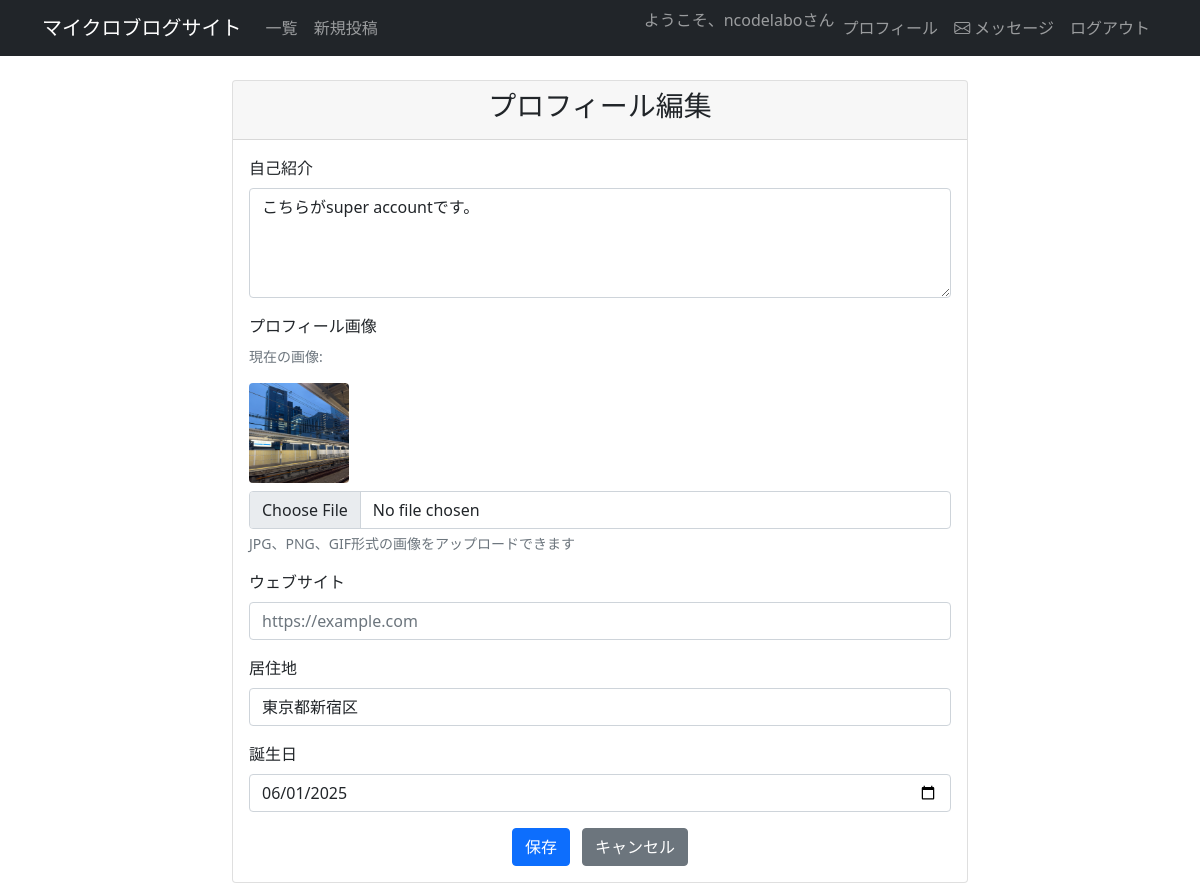
Screenshot of /profile/edit/ (signed in) with the database file from the repository.
### reviewpost/models.py (models this page shows, shortened)
class UserProfile(models.Model):
    user = models.OneToOneField(User, on_delete=models.CASCADE)
    bio = models.TextField(max_length=500, blank=True, null=True)
    avatar = models.ImageField(upload_to='avatars/', blank=True, null=True)
    website = models.URLField(blank=True, null=True)
    location = models.CharField(max_length=100, blank=True, null=True)
    birth_date = models.DateField(blank=True, null=True)
    created_at = models.DateTimeField(auto_now_add=True)
    updated_at = models.DateTimeField(auto_now=True)

### reviewpost/views.py (the view, shortened to what this page needs)
# urls.py: path('profile/edit/', ProfileUpdateView.as_view(), name='profile_edit'),
class ProfileUpdateView(LoginRequiredMixin, UpdateView):
    model = UserProfile
    template_name = 'profile_edit.html'
    fields = ['bio', 'avatar', 'website', 'location', 'birth_date']
    success_url = reverse_lazy('profile')
    def get_object(self):
        profile, created = UserProfile.objects.get_or_create(user=self.request.user)
        return profile

### templates/profile_edit.html (shortened to what this page needs)
{% extends 'base.html' %}
{% block content %}
<div class="container mt-4">
    <div class="row justify-content-center">
        <div class="col-md-8">
            <div class="card">
                <div class="card-header">
                    <h3 class="text-center">プロフィール編集</h3>
                </div>
                <div class="card-body">
                    <form method="post" enctype="multipart/form-data">
                        <div class="mb-3">
                            <label for="{{ form.bio.id_for_label }}" class="form-label">自己紹介</label>
                            <textarea name="{{ form.bio.name }}" id="{{ form.bio.id_for_label }}" class="form-control" rows="4" placeholder="自己紹介を入力してください">{{ form.bio.value|default:'' }}</textarea>
                        </div>
                        <div class="mb-3">
                            <label for="{{ form.avatar.id_for_label }}" class="form-label">プロフィール画像</label>
                            {% if user.userprofile.avatar %}
                                <div class="mb-2">
                                    <p class="text-muted small">現在の画像:</p>
                                    <img src="{{ user.userprofile.avatar.url }}" class="rounded" style="width: 100px; height: 100px; object-fit: cover;">
                                </div>
                            {% endif %}
                            <input type="file" name="{{ form.avatar.name }}" id="{{ form.avatar.id_for_label }}" class="form-control" accept="image/*">
                            <div class="form-text">JPG、PNG、GIF形式の画像をアップロードできます</div>
                        </div>
                        <div class="mb-3">
                            <label for="{{ form.website.id_for_label }}" class="form-label">ウェブサイト</label>
                            <input type="url" name="{{ form.website.name }}" id="{{ form.website.id_for_label }}" class="form-control" placeholder="https://example.com" value="{{ form.website.value|default:'' }}">
                        </div>
                        <div class="mb-3">
                            <label for="{{ form.location.id_for_label }}" class="form-label">居住地</label>
                            <input type="text" name="{{ form.location.name }}" id="{{ form.location.id_for_label }}" class="form-control" placeholder="例: 東京都渋谷区" value="{{ form.location.value|default:'' }}">
                        </div>
                        <div class="mb-3">
                            <label for="{{ form.birth_date.id_for_label }}" class="form-label">誕生日</label>
                            <input type="date" name="{{ form.birth_date.name }}" id="{{ form.birth_date.id_for_label }}" class="form-control" value="{{ form.birth_date.value|date:'Y-m-d'|default:'' }}">
                        </div>
                        <div class="text-center">
                            <button type="submit" class="btn btn-primary me-2">保存</button>
                            <a href="{% url 'profile' user.username %}" class="btn btn-secondary">キャンセル</a>
                        </div>
                    </form>
                </div>
            </div>
        </div>
    </div>
</div>
{% endblock content %}

### templates/base.html (shortened to what this page needs)
<!DOCTYPE html>
<html lang="ja">
<head>
    <link href="https://cdn.jsdelivr.net/npm/bootstrap@5.0.2/dist/css/bootstrap.min.css" rel="stylesheet">
    <link rel="stylesheet" href="https://cdn.jsdelivr.net/npm/bootstrap-icons@1.7.2/font/bootstrap-icons.css">
</head>
<body>
    <nav class="navbar navbar-expand-lg navbar-dark bg-dark">
        <div class="container">
            <a class="navbar-brand" href="{% url 'list' %}">マイクロブログサイト</a>
            <div class="collapse navbar-collapse" id="navbarNav">
                <ul class="navbar-nav me-auto">
                    <li class="nav-item">
                        <a class="nav-link" href="{% url 'list' %}">一覧</a>
                    </li>
                    <li class="nav-item">
                        <a class="nav-link" href="{% url 'create' %}">新規投稿</a>
                    </li>
                </ul>
                <ul class="navbar-nav">
                    {% if user.is_authenticated %}
                        <li class="nav-item">
                            <span class="navbar-text">ようこそ、{{ user.username }}さん</span>
                        </li>
                        <li class="nav-item">
                            <a class="nav-link" href="{% url 'profile' user.username %}">プロフィール</a>
                        </li>
                        <li class="nav-item">
                            <a class="nav-link" href="{% url 'inbox' %}">
                                <i class="bi bi-envelope"></i> メッセージ
                            </a>
                        </li>
                        <li class="nav-item">
                            <a class="nav-link" href="{% url 'logout' %}">ログアウト</a>
                        </li>
                    {% endif %}
                </ul>
            </div>
        </div>
    </nav>
    {% block content %}
    {% endblock content %}
</body>
</html>

### rows the page displays
UserProfile: bio "こちらがsuper accountです。", location "東京都新宿区", birth_date "06/01/2025"

### other values shown
{{ user.username }} "ncodelabo"
